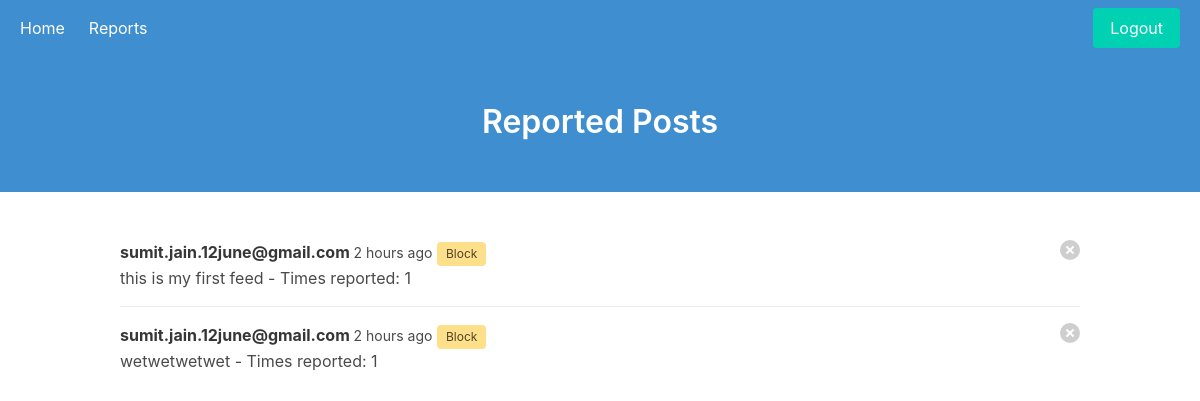
Page /reports/ (signed in) on the committed database.
### feedapp/models.py (models this page shows, shortened)
class Post(models.Model):
    user = models.ForeignKey(settings.AUTH_USER_MODEL, on_delete=models.CASCADE)
    text = models.CharField(max_length=200)
    date_posted = models.DateTimeField(auto_now_add=True)
    hidden = models.BooleanField(default=False)
    date_hidden = models.DateTimeField(blank=True, null=True)
    hidden_by = models.ForeignKey(settings.AUTH_USER_MODEL, on_delete=models.CASCADE,
    blank=True, null=True, related_name='moderator_who_hid')

class User(AbstractUser):
    pass

### feedapp/views.py (the view)
# urls.py: path('reports/', views.reports, name='reports'),
@permission_required('feedapp.view_report', raise_exception=True)
def reports(request):
    reports = Post.objects.annotate(times_reported=Count('report')).filter(times_reported__gt=0).all()
    context = {'reports' : reports}
    return render(request, 'feedapp/reports.html', context)

### feedapp/templates/feedapp/reports.html (shortened to what this page needs)
{% extends 'feedapp/base.html' %}
{% load humanize %}
{% block main_title %}Reported Posts{% endblock %}
{% block content %}
{% for post in reports %}
  <article class="media">
    <div class="media-content">
      <div class="content">
        <p>
          <strong>{{ post.user.first_name }} {{ post.user.last_name }}</strong>
          <small>{{ post.date_posted|naturaltime }}</small>
          {% if post.user.is_active %}
            <a href="{% url 'block_user' post.user.id %}"><span class="tag is-warning">Block</span></a>
          {% endif %}
          <br>
          {{ post.text }} - Times reported: {{ post.times_reported }}
        </p>
      </div>
    </div>
    {% if not post.hidden %}
      <div class="media-right">
        <a href="{% url 'hide_post' post.id %}" class="delete"></a>
      </div>
    {% endif %}
  </article>
{% endfor %}
{% endblock %}

### feedapp/templates/feedapp/base.html (shortened to what this page needs)
<!DOCTYPE html>
<html>
  <head>
    <link rel="stylesheet" href="https://cdn.jsdelivr.net/npm/bulma@0.9.0/css/bulma.min.css">
  </head>
  <body>
    <section class="hero is-info">
      <div class="hero-head">
        <nav class="navbar" role="navigation" aria-label="main navigation">
          <div id="navbarBasicExample" class="navbar-menu">
            <div class="navbar-start pl-2">
              <a href="/" class="navbar-item">Home</a>
              {% if perms.feedapp.view_report %}
                <a href="{% url 'reports' %}" class="navbar-item">Reports</a>
              {% endif %}
            </div>
            <div class="navbar-end pr-2">
              <div class="navbar-item">
                <div class="buttons">
                  {% if user.is_authenticated %}
                  <a class="button is-primary" href="/logout/">Logout</a>
                  {% else %}
                  <a class="button is-primary" href="/login/auth0">Login</a>
                  {% endif %}
                </div>
              </div>
            </div>
          </div>
        </nav>
        <div class="hero-body">
          <div class="container has-text-centered">
            <p class="title">{% block main_title %}{% endblock %}</p>
          </div>
        </div>
      </div>
    </section>
    <section class="section">
      <div class="container">
        {% block content %}{% endblock %}
      </div>
    </section>
  </body>
</html>

### rows in the picture
Post: user.first_name "sumit.jain.12june@gmail.com", date_posted "2 hours ago", shows "Block", text "this is my first feed", times_reported "1", hidden False (drawn)
Post: user.first_name "sumit.jain.12june@gmail.com", date_posted "2 hours ago", shows "Block", text "wetwetwetwet", times_reported "1", hidden False (drawn)
